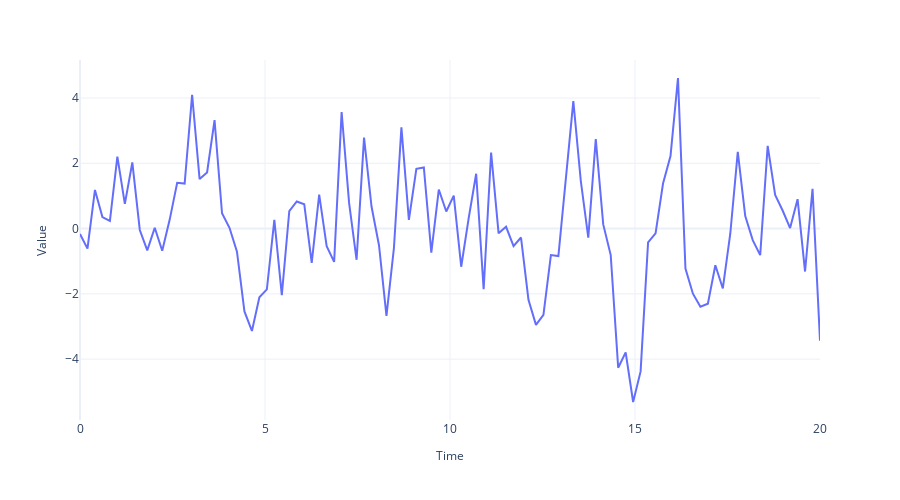

Source (notebook cell):
### Code cell
fig = plot_time_series(regular_time_samples, timeseries_, '')
if SAVE_FIGURES:
    fig.write_image('img/chapter_01/mix_and_match.png')
fig.show()
